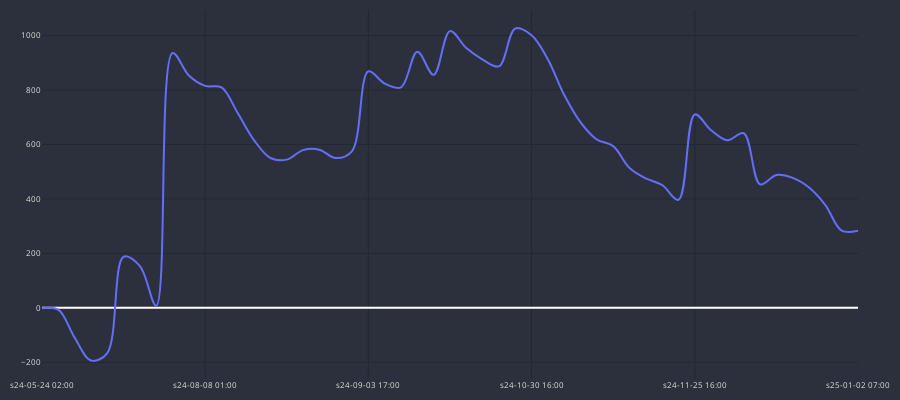

The cell this chart's notebook holds for it:
### Code cell
cp = CandlePlot(df_gains, candles=False)
cp.show_plot(line_traces=['GAIN_C'])
